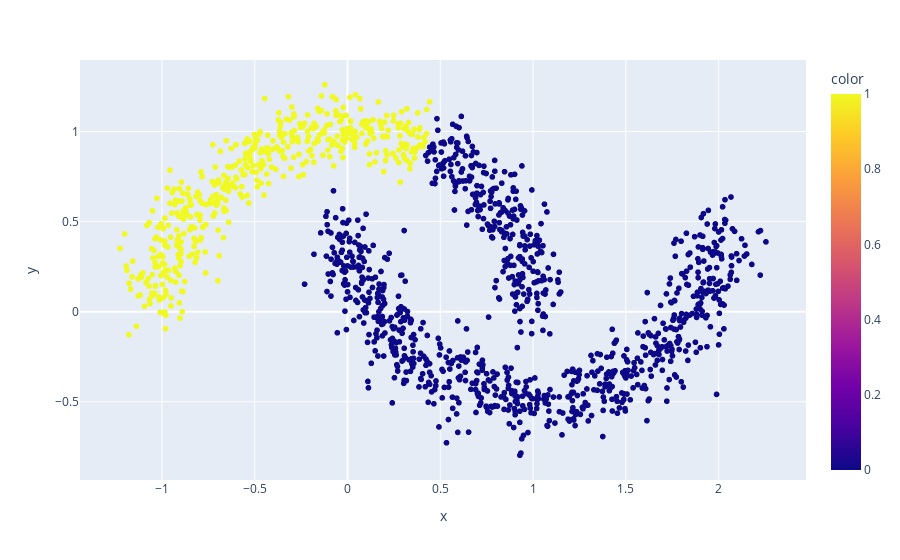

The code cell stored with this chart in its notebook:
### Code cell
hc = AgglomerativeClustering(n_clusters=2)
labels = hc.fit_predict(X)
graphic = px.scatter(x=X[:, 0], y=X[:, 1], color=labels)
graphic.show()

### Figure 1 — Plotly figure (JSON) as saved in the notebook; plotly's stock layout.template omitted (floating-point values rounded to 4 significant figures; data arrays with more than 128 entries replaced by an {"elided": "..."} marker saying what was removed)
{"data": [{"hovertemplate": "x=%{x}<br>y=%{y}<br>color=%{marker.color}<extra></extra>", "legendgroup": "", "marker": {"color": {"elided": "1500 int values"}, "coloraxis": "coloraxis", "symbol": "circle"}, "mode": "markers", "name": "", "showlegend": false, "type": "scattergl", "x": {"elided": "1500 float values"}, "xaxis": "x", "y": {"elided": "1500 float values"}, "yaxis": "y"}], "layout": {"coloraxis": {"colorbar": {"title": {"text": "color"}}, "colorscale": [[0, "#0d0887"], [0.1111, "#46039f"], [0.2222, "#7201a8"], [0.3333, "#9c179e"], [0.4444, "#bd3786"], [0.5556, "#d8576b"], [0.6667, "#ed7953"], [0.7778, "#fb9f3a"], [0.8889, "#fdca26"], [1, "#f0f921"]]}, "legend": {"tracegroupgap": 0}, "margin": {"t": 60}, "xaxis": {"anchor": "y", "domain": [0, 1], "title": {"text": "x"}}, "yaxis": {"anchor": "x", "domain": [0, 1], "title": {"text": "y"}}}}
